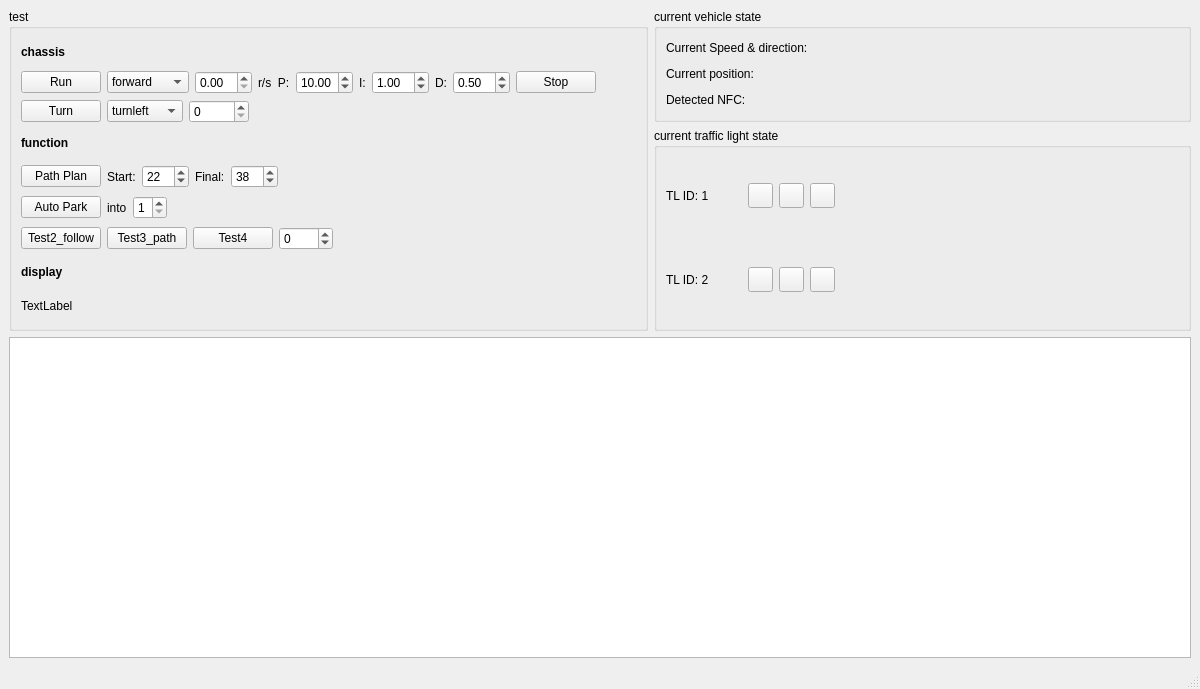
<?xml version="1.0" encoding="UTF-8"?>
<ui version="4.0">
 <class>VehicleConsole</class>
 <widget class="QMainWindow" name="VehicleConsole">
  <property name="geometry">
   <rect>
    <x>0</x>
    <y>0</y>
    <width>1200</width>
    <height>689</height>
   </rect>
  </property>
  <property name="minimumSize">
   <size>
    <width>1200</width>
    <height>0</height>
   </size>
  </property>
  <property name="windowTitle">
   <string>VehicleConsole</string>
  </property>
  <widget class="QWidget" name="centralwidget">
   <layout class="QVBoxLayout" name="verticalLayout_5">
    <item>
     <layout class="QHBoxLayout" name="horizontalLayout_9">
      <item>
       <widget class="QGroupBox" name="groupBoxChassis">
        <property name="title">
         <string>test</string>
        </property>
        <layout class="QVBoxLayout" name="verticalLayout">
         <item>
          <layout class="QHBoxLayout" name="horizontalLayout_12">
           <item>
            <widget class="QLabel" name="label_12">
             <property name="font">
              <font>
               <weight>75</weight>
               <bold>true</bold>
              </font>
             </property>
             <property name="text">
              <string>chassis</string>
             </property>
            </widget>
           </item>
           <item>
            <spacer name="horizontalSpacer_9">
             <property name="orientation">
              <enum>Qt::Horizontal</enum>
             </property>
             <property name="sizeHint" stdset="0">
              <size>
               <width>40</width>
               <height>20</height>
              </size>
             </property>
            </spacer>
           </item>
          </layout>
         </item>
         <item>
          <layout class="QHBoxLayout" name="horizontalLayout">
           <item>
            <widget class="QPushButton" name="btnTestWheelRun">
             <property name="text">
              <string>Run</string>
             </property>
            </widget>
           </item>
           <item>
            <widget class="QComboBox" name="testRunComboBox">
             <item>
              <property name="text">
               <string>forward</string>
              </property>
             </item>
             <item>
              <property name="text">
               <string>backward</string>
              </property>
             </item>
             <item>
              <property name="text">
               <string>stop</string>
              </property>
             </item>
            </widget>
           </item>
           <item>
            <widget class="QDoubleSpinBox" name="testRunValue"/>
           </item>
           <item>
            <widget class="QLabel" name="label_8">
             <property name="text">
              <string>r/s  P:</string>
             </property>
            </widget>
           </item>
           <item>
            <widget class="QDoubleSpinBox" name="pid_p">
             <property name="value">
              <double>10.000000000000000</double>
             </property>
            </widget>
           </item>
           <item>
            <widget class="QLabel" name="label_9">
             <property name="text">
              <string>I:</string>
             </property>
            </widget>
           </item>
           <item>
            <widget class="QDoubleSpinBox" name="pid_i">
             <property name="value">
              <double>1.000000000000000</double>
             </property>
            </widget>
           </item>
           <item>
            <widget class="QLabel" name="label_10">
             <property name="text">
              <string>D:</string>
             </property>
            </widget>
           </item>
           <item>
            <widget class="QDoubleSpinBox" name="pid_d">
             <property name="value">
              <double>0.500000000000000</double>
             </property>
            </widget>
           </item>
           <item>
            <widget class="QPushButton" name="stop">
             <property name="text">
              <string>Stop</string>
             </property>
            </widget>
           </item>
           <item>
            <spacer name="horizontalSpacer_12">
             <property name="orientation">
              <enum>Qt::Horizontal</enum>
             </property>
             <property name="sizeHint" stdset="0">
              <size>
               <width>40</width>
               <height>20</height>
              </size>
             </property>
            </spacer>
           </item>
          </layout>
         </item>
         <item>
          <layout class="QHBoxLayout" name="horizontalLayout_2">
           <item>
            <widget class="QPushButton" name="btnTestWheelTurn">
             <property name="text">
              <string>Turn</string>
             </property>
            </widget>
           </item>
           <item>
            <widget class="QComboBox" name="testTurnComboBox">
             <item>
              <property name="text">
               <string>turnleft</string>
              </property>
             </item>
             <item>
              <property name="text">
               <string>turnright</string>
              </property>
             </item>
            </widget>
           </item>
           <item>
            <widget class="QSpinBox" name="testTurnValue">
             <property name="minimumSize">
              <size>
               <width>60</width>
               <height>0</height>
              </size>
             </property>
             <property name="maximum">
              <number>40</number>
             </property>
            </widget>
           </item>
           <item>
            <spacer name="horizontalSpacer_11">
             <property name="orientation">
              <enum>Qt::Horizontal</enum>
             </property>
             <property name="sizeHint" stdset="0">
              <size>
               <width>40</width>
               <height>20</height>
              </size>
             </property>
            </spacer>
           </item>
          </layout>
         </item>
         <item>
          <layout class="QHBoxLayout" name="horizontalLayout_13">
           <item>
            <widget class="QLabel" name="label_13">
             <property name="font">
              <font>
               <weight>75</weight>
               <bold>true</bold>
              </font>
             </property>
             <property name="text">
              <string>function</string>
             </property>
            </widget>
           </item>
           <item>
            <spacer name="horizontalSpacer_10">
             <property name="orientation">
              <enum>Qt::Horizontal</enum>
             </property>
             <property name="sizeHint" stdset="0">
              <size>
               <width>40</width>
               <height>20</height>
              </size>
             </property>
            </spacer>
           </item>
          </layout>
         </item>
         <item>
          <layout class="QHBoxLayout" name="horizontalLayout_3">
           <item>
            <widget class="QPushButton" name="test">
             <property name="text">
              <string>Path Plan</string>
             </property>
            </widget>
           </item>
           <item>
            <widget class="QLabel" name="label">
             <property name="text">
              <string>Start:</string>
             </property>
            </widget>
           </item>
           <item>
            <widget class="QSpinBox" name="startNode">
             <property name="maximum">
              <number>300</number>
             </property>
             <property name="value">
              <number>22</number>
             </property>
            </widget>
           </item>
           <item>
            <widget class="QLabel" name="label_2">
             <property name="text">
              <string>Final:</string>
             </property>
            </widget>
           </item>
           <item>
            <widget class="QSpinBox" name="finalNode">
             <property name="maximum">
              <number>300</number>
             </property>
             <property name="value">
              <number>38</number>
             </property>
            </widget>
           </item>
           <item>
            <widget class="QLabel" name="path">
             <property name="text">
              <string/>
             </property>
            </widget>
           </item>
           <item>
            <spacer name="horizontalSpacer">
             <property name="orientation">
              <enum>Qt::Horizontal</enum>
             </property>
             <property name="sizeHint" stdset="0">
              <size>
               <width>68</width>
               <height>13</height>
              </size>
             </property>
            </spacer>
           </item>
          </layout>
         </item>
         <item>
          <layout class="QHBoxLayout" name="horizontalLayout_10">
           <item>
            <widget class="QPushButton" name="park">
             <property name="text">
              <string>Auto Park</string>
             </property>
            </widget>
           </item>
           <item>
            <widget class="QLabel" name="label_11">
             <property name="text">
              <string>into</string>
             </property>
            </widget>
           </item>
           <item>
            <widget class="QSpinBox" name="parkID">
             <property name="minimum">
              <number>1</number>
             </property>
             <property name="maximum">
              <number>7</number>
             </property>
            </widget>
           </item>
           <item>
            <spacer name="horizontalSpacer_5">
             <property name="orientation">
              <enum>Qt::Horizontal</enum>
             </property>
             <property name="sizeHint" stdset="0">
              <size>
               <width>40</width>
               <height>20</height>
              </size>
             </property>
            </spacer>
           </item>
          </layout>
         </item>
         <item>
          <layout class="QHBoxLayout" name="horizontalLayout_11">
           <item>
            <widget class="QPushButton" name="test2">
             <property name="text">
              <string>Test2_follow</string>
             </property>
            </widget>
           </item>
           <item>
            <widget class="QPushButton" name="test3">
             <property name="text">
              <string>Test3_path</string>
             </property>
            </widget>
           </item>
           <item>
            <widget class="QPushButton" name="test4">
             <property name="text">
              <string>Test4</string>
             </property>
            </widget>
           </item>
           <item>
            <widget class="QSpinBox" name="spinBox">
             <property name="minimum">
              <number>-10</number>
             </property>
             <property name="maximum">
              <number>1024</number>
             </property>
            </widget>
           </item>
           <item>
            <widget class="QLabel" name="label_15">
             <property name="text">
              <string/>
             </property>
            </widget>
           </item>
           <item>
            <spacer name="horizontalSpacer_6">
             <property name="orientation">
              <enum>Qt::Horizontal</enum>
             </property>
             <property name="sizeHint" stdset="0">
              <size>
               <width>40</width>
               <height>20</height>
              </size>
             </property>
            </spacer>
           </item>
          </layout>
         </item>
         <item>
          <layout class="QHBoxLayout" name="horizontalLayout_14">
           <item>
            <widget class="QLabel" name="label_14">
             <property name="font">
              <font>
               <weight>75</weight>
               <bold>true</bold>
              </font>
             </property>
             <property name="text">
              <string>display</string>
             </property>
            </widget>
           </item>
           <item>
            <spacer name="horizontalSpacer_14">
             <property name="orientation">
              <enum>Qt::Horizontal</enum>
             </property>
             <property name="sizeHint" stdset="0">
              <size>
               <width>40</width>
               <height>20</height>
              </size>
             </property>
            </spacer>
           </item>
          </layout>
         </item>
         <item>
          <widget class="QLabel" name="testLabel">
           <property name="text">
            <string>TextLabel</string>
           </property>
          </widget>
         </item>
        </layout>
       </widget>
      </item>
      <item>
       <layout class="QVBoxLayout" name="verticalLayout_4">
        <item>
         <widget class="QGroupBox" name="groupVState">
          <property name="title">
           <string>current vehicle state</string>
          </property>
          <layout class="QVBoxLayout" name="verticalLayout_2">
           <item>
            <layout class="QHBoxLayout" name="horizontalLayout_4">
             <item>
              <widget class="QLabel" name="label_3">
               <property name="text">
                <string>Current Speed &amp; direction: </string>
               </property>
              </widget>
             </item>
             <item>
              <widget class="QLabel" name="displaySpeed">
               <property name="text">
                <string/>
               </property>
              </widget>
             </item>
             <item>
              <spacer name="horizontalSpacer_3">
               <property name="orientation">
                <enum>Qt::Horizontal</enum>
               </property>
               <property name="sizeHint" stdset="0">
                <size>
                 <width>40</width>
                 <height>20</height>
                </size>
               </property>
              </spacer>
             </item>
            </layout>
           </item>
           <item>
            <layout class="QHBoxLayout" name="horizontalLayout_5">
             <item>
              <widget class="QLabel" name="label_4">
               <property name="text">
                <string>Current position:</string>
               </property>
              </widget>
             </item>
             <item>
              <widget class="QLabel" name="displayPosition">
               <property name="text">
                <string/>
               </property>
              </widget>
             </item>
             <item>
              <spacer name="horizontalSpacer_4">
               <property name="orientation">
                <enum>Qt::Horizontal</enum>
               </property>
               <property name="sizeHint" stdset="0">
                <size>
                 <width>40</width>
                 <height>20</height>
                </size>
               </property>
              </spacer>
             </item>
            </layout>
           </item>
           <item>
            <layout class="QHBoxLayout" name="horizontalLayout_8">
             <item>
              <widget class="QLabel" name="label_7">
               <property name="text">
                <string>Detected NFC:</string>
               </property>
              </widget>
             </item>
             <item>
              <widget class="QLabel" name="displayNFC">
               <property name="text">
                <string/>
               </property>
              </widget>
             </item>
             <item>
              <spacer name="horizontalSpacer_8">
               <property name="orientation">
                <enum>Qt::Horizontal</enum>
               </property>
               <property name="sizeHint" stdset="0">
                <size>
                 <width>40</width>
                 <height>20</height>
                </size>
               </property>
              </spacer>
             </item>
            </layout>
           </item>
          </layout>
         </widget>
        </item>
        <item>
         <widget class="QGroupBox" name="groupTL">
          <property name="title">
           <string>current traffic light state</string>
          </property>
          <layout class="QVBoxLayout" name="verticalLayout_3">
           <item>
            <layout class="QHBoxLayout" name="horizontalLayout_6">
             <item>
              <widget class="QLabel" name="label_5">
               <property name="text">
                <string>TL ID: 1</string>
               </property>
              </widget>
             </item>
             <item>
              <spacer name="verticalSpacer_2">
               <property name="orientation">
                <enum>Qt::Vertical</enum>
               </property>
               <property name="sizeHint" stdset="0">
                <size>
                 <width>20</width>
                 <height>40</height>
                </size>
               </property>
              </spacer>
             </item>
             <item>
              <widget class="QLabel" name="tl1">
               <property name="text">
                <string/>
               </property>
              </widget>
             </item>
             <item>
              <widget class="QPushButton" name="light1G">
               <property name="minimumSize">
                <size>
                 <width>25</width>
                 <height>25</height>
                </size>
               </property>
               <property name="maximumSize">
                <size>
                 <width>25</width>
                 <height>25</height>
                </size>
               </property>
               <property name="styleSheet">
                <string notr="true">border-color: rgb(255, 255, 255);</string>
               </property>
               <property name="text">
                <string/>
               </property>
              </widget>
             </item>
             <item>
              <widget class="QPushButton" name="light1Y">
               <property name="minimumSize">
                <size>
                 <width>25</width>
                 <height>25</height>
                </size>
               </property>
               <property name="maximumSize">
                <size>
                 <width>25</width>
                 <height>25</height>
                </size>
               </property>
               <property name="styleSheet">
                <string notr="true">border-color: rgb(255, 255, 255);</string>
               </property>
               <property name="text">
                <string/>
               </property>
              </widget>
             </item>
             <item>
              <widget class="QPushButton" name="light1R">
               <property name="minimumSize">
                <size>
                 <width>25</width>
                 <height>25</height>
                </size>
               </property>
               <property name="maximumSize">
                <size>
                 <width>25</width>
                 <height>25</height>
                </size>
               </property>
               <property name="styleSheet">
                <string notr="true">border-color: rgb(255, 255, 255);</string>
               </property>
               <property name="text">
                <string/>
               </property>
              </widget>
             </item>
             <item>
              <spacer name="horizontalSpacer_7">
               <property name="orientation">
                <enum>Qt::Horizontal</enum>
               </property>
               <property name="sizeHint" stdset="0">
                <size>
                 <width>40</width>
                 <height>20</height>
                </size>
               </property>
              </spacer>
             </item>
            </layout>
           </item>
           <item>
            <layout class="QHBoxLayout" name="horizontalLayout_7">
             <item>
              <widget class="QLabel" name="label_6">
               <property name="text">
                <string>TL ID: 2</string>
               </property>
              </widget>
             </item>
             <item>
              <spacer name="verticalSpacer_3">
               <property name="orientation">
                <enum>Qt::Vertical</enum>
               </property>
               <property name="sizeHint" stdset="0">
                <size>
                 <width>20</width>
                 <height>40</height>
                </size>
               </property>
              </spacer>
             </item>
             <item>
              <widget class="QLabel" name="tl2">
               <property name="text">
                <string/>
               </property>
              </widget>
             </item>
             <item>
              <widget class="QPushButton" name="light2G">
               <property name="minimumSize">
                <size>
                 <width>25</width>
                 <height>25</height>
                </size>
               </property>
               <property name="maximumSize">
                <size>
                 <width>25</width>
                 <height>25</height>
                </size>
               </property>
               <property name="styleSheet">
                <string notr="true">border-color: rgb(255, 255, 255);</string>
               </property>
               <property name="text">
                <string/>
               </property>
              </widget>
             </item>
             <item>
              <widget class="QPushButton" name="light2Y">
               <property name="minimumSize">
                <size>
                 <width>25</width>
                 <height>25</height>
                </size>
               </property>
               <property name="maximumSize">
                <size>
                 <width>25</width>
                 <height>25</height>
                </size>
               </property>
               <property name="styleSheet">
                <string notr="true">border-color: rgb(255, 255, 255);</string>
               </property>
               <property name="text">
                <string/>
               </property>
              </widget>
             </item>
             <item>
              <widget class="QPushButton" name="light2R">
               <property name="minimumSize">
                <size>
                 <width>25</width>
                 <height>25</height>
                </size>
               </property>
               <property name="maximumSize">
                <size>
                 <width>25</width>
                 <height>25</height>
                </size>
               </property>
               <property name="styleSheet">
                <string notr="true">border-color: rgb(255, 255, 255);</string>
               </property>
               <property name="text">
                <string/>
               </property>
              </widget>
             </item>
             <item>
              <spacer name="horizontalSpacer_13">
               <property name="orientation">
                <enum>Qt::Horizontal</enum>
               </property>
               <property name="sizeHint" stdset="0">
                <size>
                 <width>40</width>
                 <height>20</height>
                </size>
               </property>
              </spacer>
             </item>
            </layout>
           </item>
          </layout>
         </widget>
        </item>
       </layout>
      </item>
     </layout>
    </item>
    <item>
     <widget class="QPlainTextEdit" name="plainTextEdit">
      <property name="minimumSize">
       <size>
        <width>500</width>
        <height>0</height>
       </size>
      </property>
     </widget>
    </item>
   </layout>
  </widget>
  <widget class="QMenuBar" name="menubar">
   <property name="geometry">
    <rect>
     <x>0</x>
     <y>0</y>
     <width>1200</width>
     <height>25</height>
    </rect>
   </property>
  </widget>
  <widget class="QStatusBar" name="statusbar"/>
 </widget>
 <resources/>
 <connections/>
</ui>
